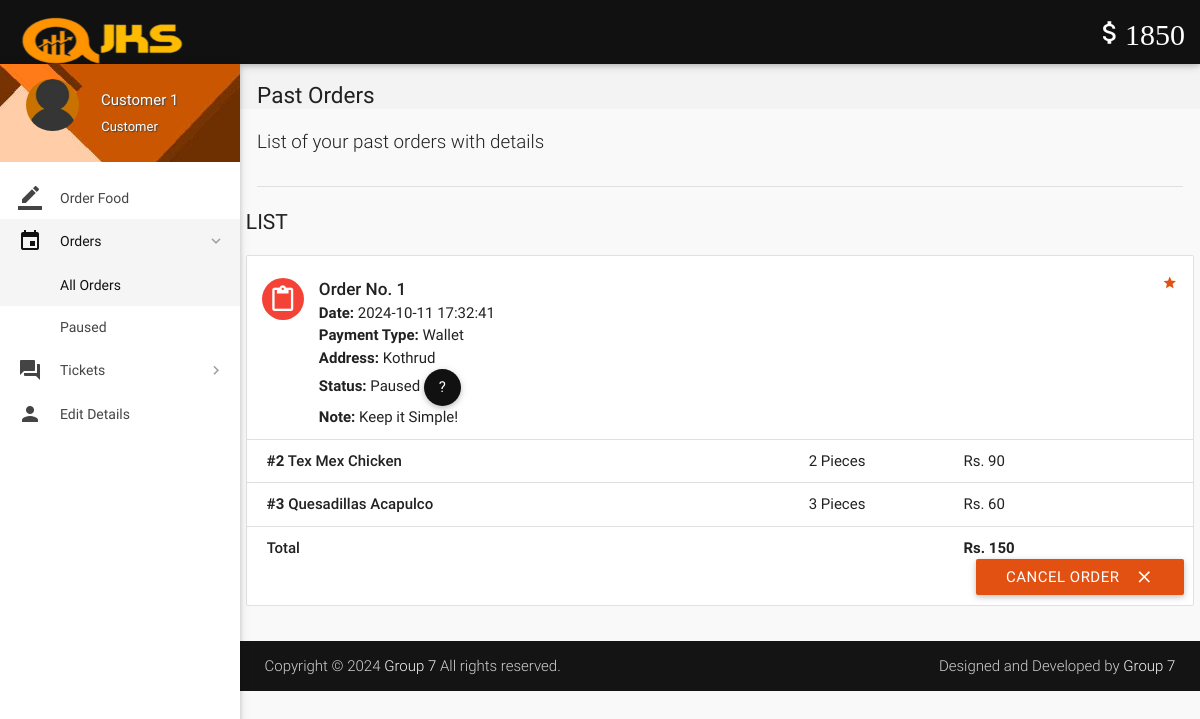
Screenshot of /account/orders.php (signed in) with the database file from the repository.
### tables this page shows
CREATE TABLE `wallet_details` (
  `id` int(11) NOT NULL,
  `wallet_id` int(11) NOT NULL,
  `number` varchar(16) NOT NULL,
  `cvv` int(3) NOT NULL,
  `balance` int(11) NOT NULL DEFAULT 2000
);

CREATE TABLE `orders` (
  `id` int(11) NOT NULL,
  `customer_id` int(11) NOT NULL,
  `address` varchar(300) NOT NULL,
  `description` varchar(300) NOT NULL,
  `date` datetime NOT NULL DEFAULT current_timestamp(),
  `payment_type` varchar(16) NOT NULL DEFAULT 'Wallet',
  `total` int(11) NOT NULL,
  `status` varchar(25) NOT NULL DEFAULT 'Yet to be delivered',
  `deleted` tinyint(4) NOT NULL DEFAULT 0
);

CREATE TABLE `order_details` (
  `id` int(11) NOT NULL,
  `order_id` int(11) NOT NULL,
  `item_id` int(11) NOT NULL,
  `quantity` int(11) NOT NULL,
  `price` int(11) NOT NULL
);

CREATE TABLE `items` (
  `id` int(11) NOT NULL,
  `name` varchar(20) NOT NULL,
  `price` int(11) NOT NULL,
  `deleted` tinyint(4) NOT NULL DEFAULT 0,
  `image` longblob NOT NULL
);

### account/includes/wallet.php (called while the page is built)
<?php
$user_id=$_SESSION['user_id'];
$sql = $con->query("SELECT * FROM wallet where customer_id = $user_id");
$row1 = $sql->fetch_assoc();
$wallet_id = $row1['id'];
$sql = $con->query("SELECT * FROM wallet_details where wallet_id = $wallet_id");
$row1 = $sql->fetch_assoc();
$balance = $row1['balance'];
?>

### account/includes/connect.php (called while the page is built, shortened)
<?php
$name = isset($_SESSION['name']) ? $_SESSION['name'] : null;
$role = isset($_SESSION['role']) ? $_SESSION['role'] : null;
?>

### account/orders.php (the view, shortened to what this page needs)
<?php
include 'includes/connect.php';
include 'includes/wallet.php';
	if($_SESSION['customer_sid']==session_id())
	{
		?>
<!DOCTYPE html>
<html lang="en">
<head>
  <link href="css/materialize.min.css" type="text/css" rel="stylesheet" media="screen,projection">
  <link href="css/style.min.css" type="text/css" rel="stylesheet" media="screen,projection">
  <link href="css/custom/custom.min.css" type="text/css" rel="stylesheet" media="screen,projection">
  <link href="js/plugins/perfect-scrollbar/perfect-scrollbar.css" type="text/css" rel="stylesheet" media="screen,projection">
</head>
<body>
  <header id="header" class="page-topbar">
        <div class="navbar-fixed">
            <nav class="navbar-color">
                <div class="nav-wrapper">
                    <ul class="left">
                      <li><h1 class="logo-wrapper"><a href="index.php" class="brand-logo darken-1"><img src="images/logo.png" alt="logo"></a> <span class="logo-text">Logo</span></h1></li>
                    </ul>
                    <ul class="right hide-on-med-and-down">
                        <li><a href="#"  class="waves-effect waves-block waves-light"><i class="mdi-editor-attach-money"><?php echo $balance;?></i></a>
                        </li>
                    </ul>
                </div>
            </nav>
        </div>
  </header>
  <div id="main">
    <div class="wrapper">
      <aside id="left-sidebar-nav">
        <ul id="slide-out" class="side-nav fixed leftside-navigation">
            <li class="user-details cyan darken-2">
            <div class="row">
                <div class="col col s4 m4 l4">
                    <img src="images/avatar.jpg" alt="" class="circle responsive-img valign profile-image">
                </div>
                <div class="col col s8 m8 l8">
                    <a class="btn-flat dropdown-button waves-effect waves-light white-text profile-btn" href="#" data-activates="profile-dropdown"><?php echo $name;?> <i class="mdi-navigation-arrow-drop-down right"></i></a>
                    <p class="user-roal"><?php echo $role;?></p>
                </div>
            </div>
            </li>
            <li class="bold"><a href="index.php" class="waves-effect waves-cyan"><i class="mdi-editor-border-color"></i> Order Food</a>
            </li>
                <li class="no-padding">
                    <ul class="collapsible collapsible-accordion">
                        <li class="bold"><a class="collapsible-header waves-effect waves-cyan active"><i class="mdi-editor-insert-invitation"></i> Orders</a>
                            <div class="collapsible-body">
                                <ul>
								<li class="<?php
								if(!isset($_GET['status'])){
										echo 'active';
									}?>
									"><a href="orders.php">All Orders</a>
                                </li>
								<?php
									$sql = mysqli_query($con, "SELECT DISTINCT status FROM orders  WHERE customer_id = $user_id;;");
									while($row = mysqli_fetch_array($sql)){
                                    echo '<li class='.(isset($_GET['status'])?($status == $_GET['status'] ? 'active' : ''): '').'><a href="orders.php?status='.$row['status'].'">'.$row['status'].'</a>
                                    </li>';
									}
									?>
                                </ul>
                            </div>
                        </li>
                    </ul>
                </li>
                <li class="no-padding">
                    <ul class="collapsible collapsible-accordion">
                        <li class="bold"><a class="collapsible-header waves-effect waves-cyan"><i class="mdi-action-question-answer"></i> Tickets</a>
                        </li>
                    </ul>
                </li>
            <li class="bold"><a href="details.php" class="waves-effect waves-cyan"><i class="mdi-social-person"></i> Edit Details</a>
            </li>
        </ul>
        </aside>
      <section id="content">
        <div id="breadcrumbs-wrapper">
          <div class="container">
            <div class="row">
              <div class="col s12 m12 l12">
                <h5 class="breadcrumbs-title">Past Orders</h5>
              </div>
            </div>
          </div>
        </div>
        <div class="container">
          <p class="caption">List of your past orders with details</p>
          <div class="divider"></div>
<div id="work-collections" class="seaction">
					<?php
					if(isset($_GET['status'])){
						$status = $_GET['status'];
					}
					else{
						$status = '%';
					}
					$sql = mysqli_query($con, "SELECT * FROM orders WHERE customer_id = $user_id AND status LIKE '$status';;");
					echo '              <div class="row">
                <div>
                    <h4 class="header">List</h4>
                    <ul id="issues-collection" class="collection">';
					while($row = mysqli_fetch_array($sql))
					{
						$status = $row['status'];
						echo '<li class="collection-item avatar">
                              <i class="mdi-content-content-paste red circle"></i>
                              <span class="collection-header">Order No. '.$row['id'].'</span>
                              <p><strong>Date:</strong> '.$row['date'].'</p>
                              <p><strong>Payment Type:</strong> '.$row['payment_type'].'</p>
							  <p><strong>Address: </strong>'.$row['address'].'</p>
                              <p><strong>Status:</strong> '.($status=='Paused' ? 'Paused <a  data-position="bottom" data-delay="50" data-tooltip="Please contact administrator for further details." class="btn-floating waves-effect waves-light tooltipped cyan">    ?</a>' : $status).'</p>
							  '.(!empty($row['description']) ? '<p><strong>Note: </strong>'.$row['description'].'</p>' : '').'
							  <a href="#" class="secondary-content"><i class="mdi-action-grade"></i></a>
                              </li>';
						$order_id = $row['id'];
						$sql1 = mysqli_query($con, "SELECT * FROM order_details WHERE order_id = $order_id;");
						while($row1 = mysqli_fetch_array($sql1))
						{
							$item_id = $row1['item_id'];
							$sql2 = mysqli_query($con, "SELECT * FROM items WHERE id = $item_id;");
							while($row2 = mysqli_fetch_array($sql2)){
								$item_name = $row2['name'];
							}
							echo '<li class="collection-item">
                            <div class="row">
                            <div class="col s7">
                            <p class="collections-title"><strong>#'.$row1['item_id'].'</strong> '.$item_name.'</p>
                            </div>
                            <div class="col s2">
                            <span>'.$row1['quantity'].' Pieces</span>
                            </div>
                            <div class="col s3">
                            <span>Rs. '.$row1['price'].'</span>
                            </div>
                            </div>
                            </li>';
							$id = $row1['order_id'];
						}
								echo'<li class="collection-item">
                                        <div class="row">
                                            <div class="col s7">
                                                <p class="collections-title"> Total</p>
                                            </div>
                                            <div class="col s2">
											<span> </span>
                                            </div>
                                            <div class="col s3">
                                                <span><strong>Rs. '.$row['total'].'</strong></span>
                                            </div>';
								if(!preg_match('/^Cancelled/', $status)){
									if($status != 'Delivered'){
								echo '<form action="routers/cancel-order.php" method="post">
										<input type="hidden" value="'.$id.'" name="id">
										<input type="hidden" value="Cancelled by Customer" name="status">
										<input type="hidden" value="'.$row['payment_type'].'" name="payment_type">
										<button class="btn waves-effect waves-light right submit" type="submit" name="action">Cancel Order
                                              <i class="mdi-content-clear right"></i>
										</button>
										</form>';
								}
								}
								echo'</div></li>';
					}
					?>
					 </ul>
                </div>
              </div>
            </div>
        </div>
      </section>
    </div>
  </div>
  <footer class="page-footer">
    <div class="footer-copyright">
      <div class="container">
        <span>Copyright © 2024 <a class="grey-text text-lighten-4" href="#" target="_blank">Group 7</a> All rights reserved.</span>
        <span class="right"> Designed and Developed by <a class="grey-text text-lighten-4" href="#">Group 7</a></span>
        </div>
    </div>
  </footer>
</body>
</html>
<?php
	}
?>

### rows the page displays
wallet_details: balance "1850"
orders: id "1", date "2024-10-11 17:32:41", payment_type "Wallet", address "Kothrud", status "Paused", description "Keep it Simple!", total "150"
order_details: item "2", item.name "Tex Mex Chicken", quantity "2", price "90"
order_details: item "3", item.name "Quesadillas Acapulco", quantity "3", price "60"

### other values shown
$name "Customer 1"
$role "Customer"
$row['status'] "Paused"
